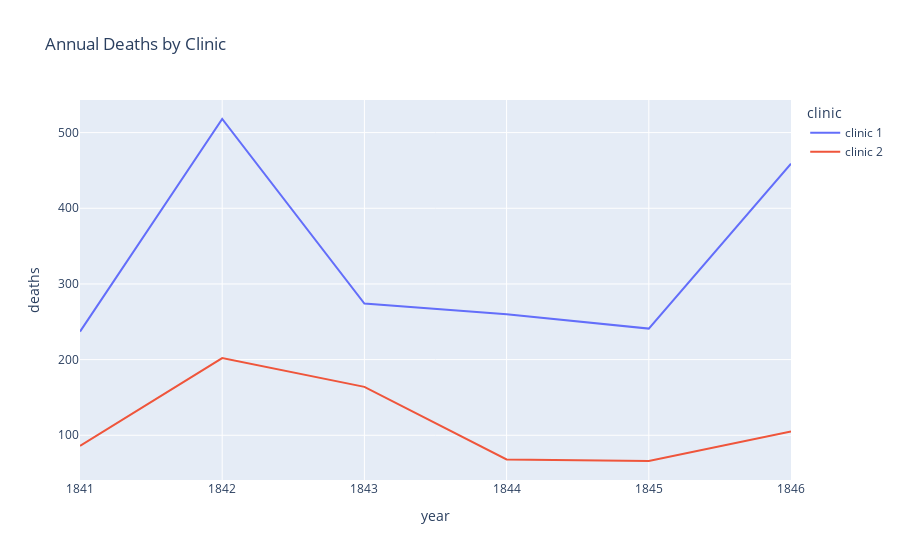

Here is the notebook cell this chart was saved with:
### Code cell
deaths_by_clinic_figure = px.line(df_yearly, x='year', y='deaths', color='clinic', title='Annual Deaths by Clinic')
deaths_by_clinic_figure.show()

### Figure 1 — Plotly figure (JSON) as saved in the notebook; plotly's stock layout.template omitted (floating-point values rounded to 4 significant figures)
{"data": [{"hovertemplate": "clinic=clinic 1<br>year=%{x}<br>deaths=%{y}<extra></extra>", "legendgroup": "clinic 1", "line": {"color": "#636efa", "dash": "solid"}, "marker": {"symbol": "circle"}, "mode": "lines", "name": "clinic 1", "orientation": "v", "showlegend": true, "type": "scatter", "x": [1841, 1842, 1843, 1844, 1845, 1846], "xaxis": "x", "y": [237, 518, 274, 260, 241, 459], "yaxis": "y"}, {"hovertemplate": "clinic=clinic 2<br>year=%{x}<br>deaths=%{y}<extra></extra>", "legendgroup": "clinic 2", "line": {"color": "#EF553B", "dash": "solid"}, "marker": {"symbol": "circle"}, "mode": "lines", "name": "clinic 2", "orientation": "v", "showlegend": true, "type": "scatter", "x": [1841, 1842, 1843, 1844, 1845, 1846], "xaxis": "x", "y": [86, 202, 164, 68, 66, 105], "yaxis": "y"}], "layout": {"legend": {"title": {"text": "clinic"}, "tracegroupgap": 0}, "title": {"text": "Annual Deaths by Clinic"}, "xaxis": {"anchor": "y", "domain": [0, 1], "title": {"text": "year"}}, "yaxis": {"anchor": "x", "domain": [0, 1], "title": {"text": "deaths"}}}}
